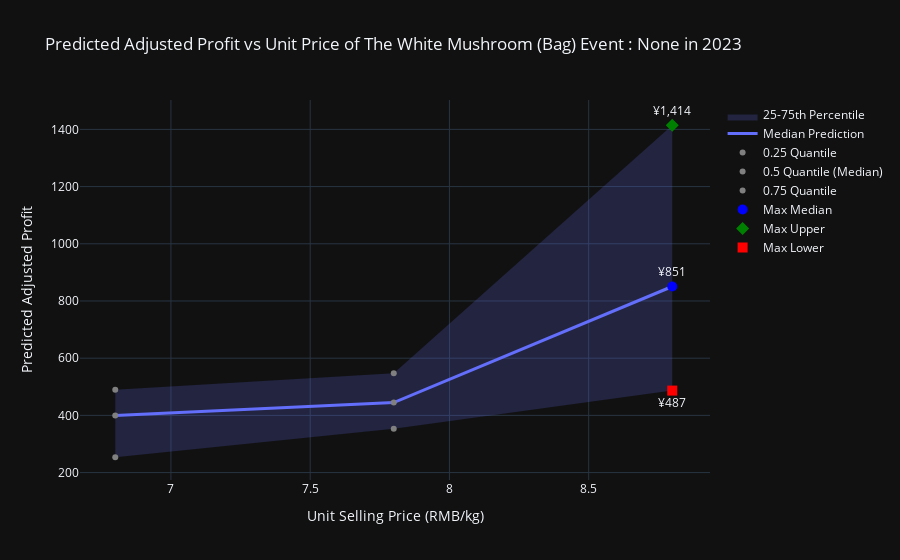

Write notebook code for a chart like this one.
### Code cell
import plotly.graph_objects as go
import plotly.express as px

event = input(f"Which event you want to see? {df_grouped['Event'].unique()}")

df_view = prediction_gam_df[prediction_gam_df['Event']==event].copy()

# Calculate predicted sales value = predicted quantity × price
df_view["y_median"] = df_view["pred_0.5"] * (df_view["Unit Selling Price (RMB/kg)"]-(df_view["Wholesale Price (RMB/kg)"]/(1-loss_rate_selected)))
df_view["y_upper"] = df_view["pred_0.75"] * (df_view["Unit Selling Price (RMB/kg)"]-(df_view["Wholesale Price (RMB/kg)"]/(1-loss_rate_selected)))
df_view["y_lower"] = df_view["pred_0.25"] * (df_view["Unit Selling Price (RMB/kg)"]-(df_view["Wholesale Price (RMB/kg)"]/(1-loss_rate_selected)))

df_view.sort_values(by="Unit Selling Price (RMB/kg)", inplace=True)

# Convert colors to rgba
def hex_rgba(hex, transparency):
    col_hex = hex.lstrip('#')
    col_rgb = list(int(col_hex[i:i+2], 16) for i in (0, 2, 4))
    return f'rgba({col_rgb[0]},{col_rgb[1]},{col_rgb[2]},{transparency})'

colors = px.colors.qualitative.Plotly
fill_color = hex_rgba(colors[0], 0.2)
line_color = hex_rgba(colors[0], 1.0)

# Create figure
fig = go.Figure()

x = df_view["Unit Selling Price (RMB/kg)"]
y_median = df_view["y_median"]
y_upper = df_view["y_upper"]
y_lower = df_view["y_lower"]

# Add shaded quantile area
fig.add_trace(go.Scatter(
    x=pd.concat([x, x[::-1]]),
    y=pd.concat([y_upper, y_lower[::-1]]),
    fill='toself',
    fillcolor=fill_color,
    line=dict(color='rgba(255,255,255,0)'),
    hoverinfo="skip",
    showlegend=True,
    name='25-75th Percentile'
))

# Add median prediction line
fig.add_trace(go.Scatter(
    x=x,
    y=y_median,
    mode='lines',
    line=dict(color=line_color, width=3),
    name='Median Prediction'
))

# Get max points
max_median = df_view.loc[df_view['y_median'].idxmax()]
max_upper = df_view.loc[df_view['y_upper'].idxmax()]
max_lower = df_view.loc[df_view['y_lower'].idxmax()]

if len(year) > 1 :
    titles = f"Predicted Adjusted Profit vs Unit Price of {df_grouped['Item Name'].unique()[0]} Event : {', '.join(event)} in {sorted(year)[0]} - {sorted(year)[-1]}"
else :
    titles = f"Predicted Adjusted Profit vs Unit Price of {df_grouped['Item Name'].unique()[0]} Event : {event} in {sorted(year)[0]}"


# Update layout
fig.update_layout(
    title=titles,
    xaxis_title="Unit Selling Price (RMB/kg)",
    yaxis_title="Predicted Adjusted Profit",
    template="plotly_dark"
)

# Add markers for 0.25 quantile predictions
fig.add_trace(go.Scatter(
    x=df_view["Unit Selling Price (RMB/kg)"],
    y=df_view['y_lower'],
    mode='markers',
    marker=dict(color='grey', size=6),
    name='0.25 Quantile'
))

# Add markers for 0.5 (median) quantile predictions
fig.add_trace(go.Scatter(
    x=df_view["Unit Selling Price (RMB/kg)"],
    y=df_view['y_median'],
    mode='markers',
    marker=dict(color='grey', size=6),
    name='0.5 Quantile (Median)'
))

# Add markers for 0.75 quantile predictions
fig.add_trace(go.Scatter(
    x=df_view["Unit Selling Price (RMB/kg)"],
    y=df_view['y_upper'],
    mode='markers',
    marker=dict(color='grey', size=6),
    name='0.75 Quantile'
))

# Add markers for highest values
fig.add_trace(go.Scatter(
    x=[max_median['Unit Selling Price (RMB/kg)']],
    y=[max_median['y_median']],
    mode='markers+text',
    marker=dict(color='blue', size=10, symbol='circle'),
    text=[f"¥{round(max_median['y_median']):,}"],
    textposition="top center",
    name='Max Median'
))

fig.add_trace(go.Scatter(
    x=[max_upper['Unit Selling Price (RMB/kg)']],
    y=[max_upper['y_upper']],
    mode='markers+text',
    marker=dict(color='green', size=10, symbol='diamond'),
    text=[f"¥{round(max_upper['y_upper']):,}"],
    textposition="top center",
    name='Max Upper'
))

fig.add_trace(go.Scatter(
    x=[max_lower['Unit Selling Price (RMB/kg)']],
    y=[max_lower['y_lower']],
    mode='markers+text',
    marker=dict(color='red', size=10, symbol='square'),
    text=[f"¥{round(max_lower['y_lower']):,}"],
    textposition="bottom center",
    name='Max Lower'
))
fig.show()
## add scatter plot

### Figure 1 — Plotly figure (JSON) as saved in the notebook; plotly's stock layout.template omitted (floating-point values rounded to 4 significant figures)
{"data": [{"fill": "toself", "fillcolor": "rgba(99,110,250,0.2)", "hoverinfo": "skip", "line": {"color": "rgba(255,255,255,0)"}, "name": "25-75th Percentile", "showlegend": true, "type": "scatter", "x": [6.8, 7.8, 8.8, 8.8, 7.8, 6.8], "y": [489.4, 547.4, 1414.0, 486.7, 353.7, 253.6]}, {"line": {"color": "rgba(99,110,250,1.0)", "width": 3}, "mode": "lines", "name": "Median Prediction", "type": "scatter", "x": [6.8, 7.8, 8.8], "y": [399.6, 444.7, 850.7]}, {"marker": {"color": "grey", "size": 6}, "mode": "markers", "name": "0.25 Quantile", "type": "scatter", "x": [6.8, 7.8, 8.8], "y": [253.6, 353.7, 486.7]}, {"marker": {"color": "grey", "size": 6}, "mode": "markers", "name": "0.5 Quantile (Median)", "type": "scatter", "x": [6.8, 7.8, 8.8], "y": [399.6, 444.7, 850.7]}, {"marker": {"color": "grey", "size": 6}, "mode": "markers", "name": "0.75 Quantile", "type": "scatter", "x": [6.8, 7.8, 8.8], "y": [489.4, 547.4, 1414.0]}, {"marker": {"color": "blue", "size": 10, "symbol": "circle"}, "mode": "markers+text", "name": "Max Median", "text": ["¥851"], "textposition": "top center", "type": "scatter", "x": [8.8], "y": [850.7]}, {"marker": {"color": "green", "size": 10, "symbol": "diamond"}, "mode": "markers+text", "name": "Max Upper", "text": ["¥1,414"], "textposition": "top center", "type": "scatter", "x": [8.8], "y": [1414.0]}, {"marker": {"color": "red", "size": 10, "symbol": "square"}, "mode": "markers+text", "name": "Max Lower", "text": ["¥487"], "textposition": "bottom center", "type": "scatter", "x": [8.8], "y": [486.7]}], "layout": {"title": {"text": "Predicted Adjusted Profit vs Unit Price of The White Mushroom (Bag) Event : None in 2023"}, "xaxis": {"title": {"text": "Unit Selling Price (RMB/kg)"}}, "yaxis": {"title": {"text": "Predicted Adjusted Profit"}}}}
